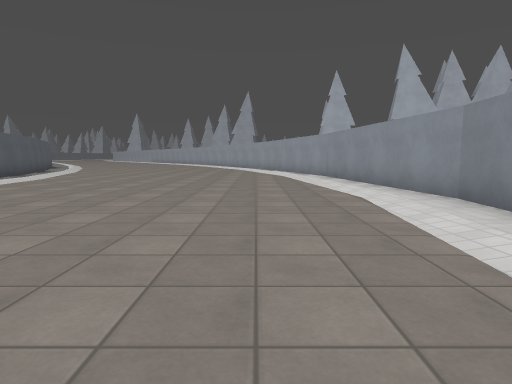
[1] (above)

24 first-person views from a walk through a level from a Godot 3-D game. The camera is 1.2 m above the floor, tilts 6° down and sees 75° across. The floor is counted in squares, 2 m on a side. Each view is taken from the middle of a square. On the plan, view 1 faces up. The plan holds only what a view shows up to about 10 squares ahead; the rest is blank. The place goes on beyond the plan. Surface patterns are stand-ins for the level's own textures.

[2]
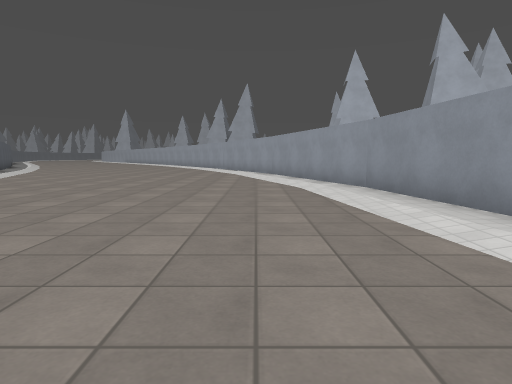

[3]
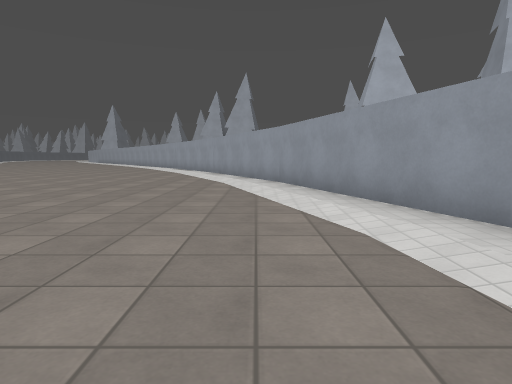

[4]
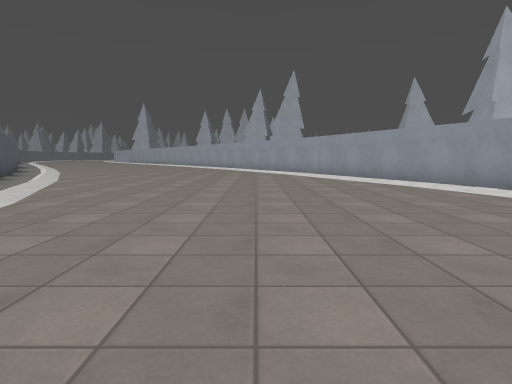

[5]
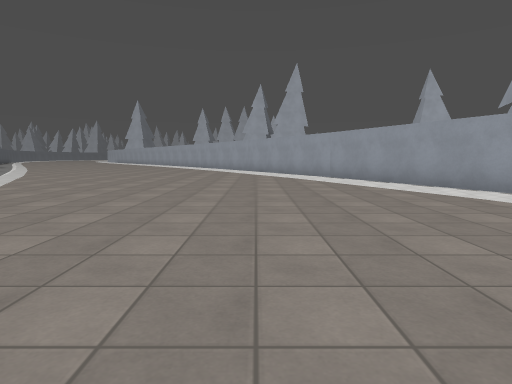

[6]
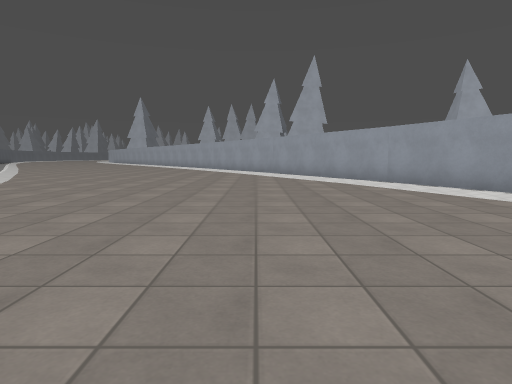

[7]
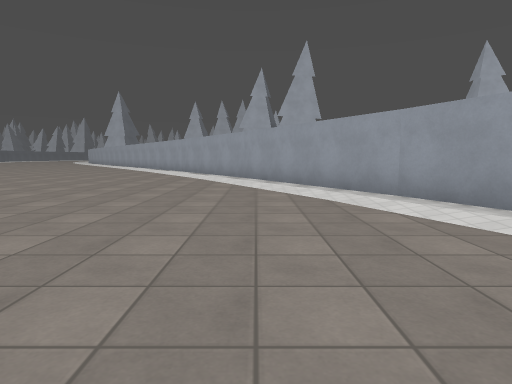

[8]
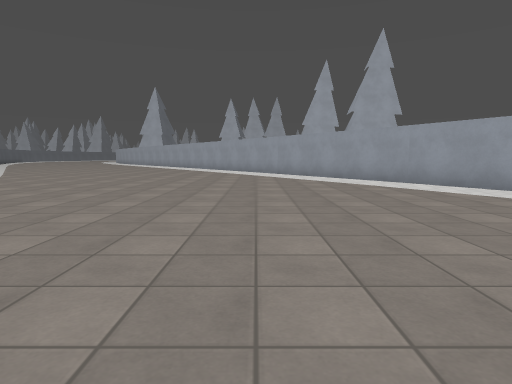

[9]
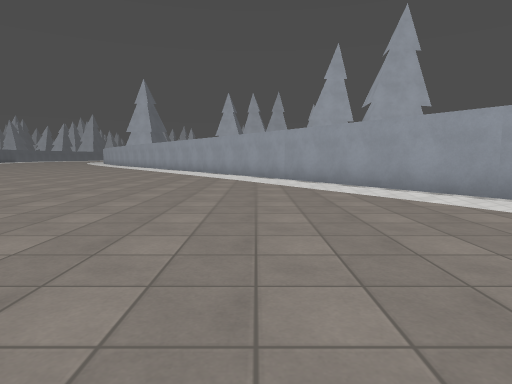

[10]
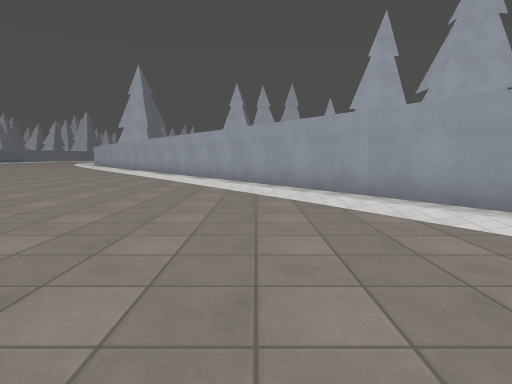

[11]
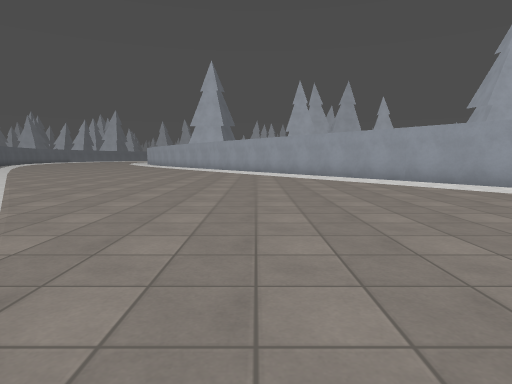

[12]
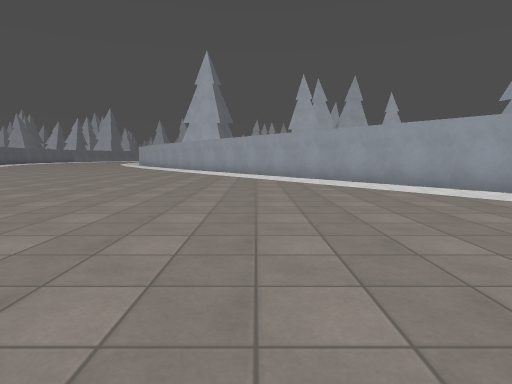

[13]
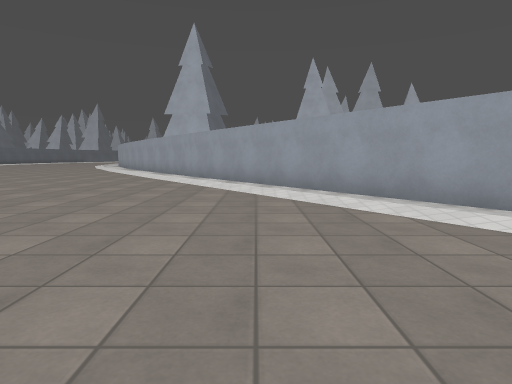

[14]
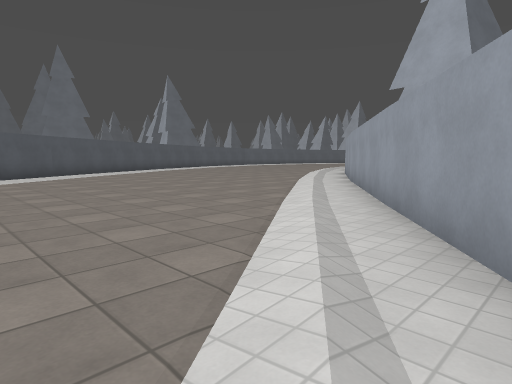

[15]
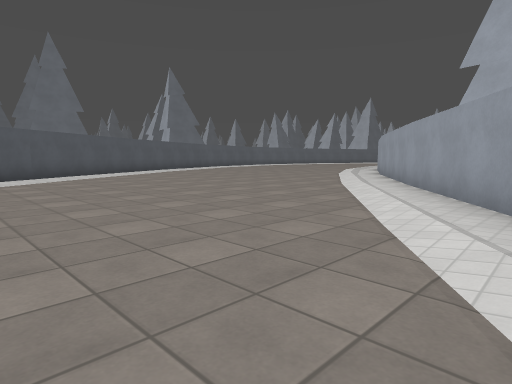

[16]
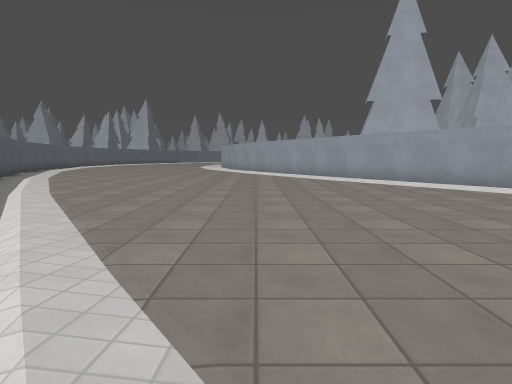

[17]
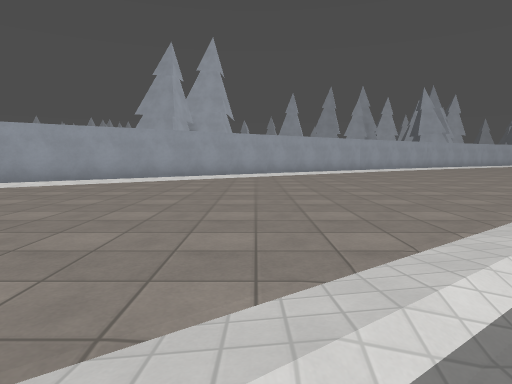

[18]
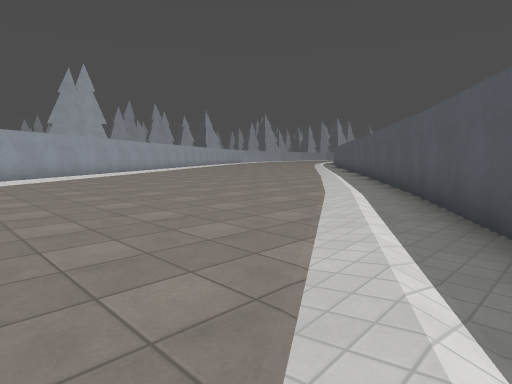

[19]
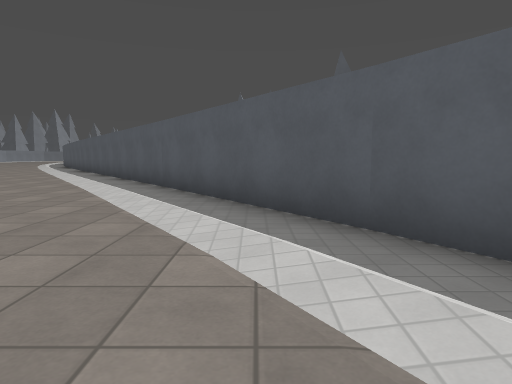

[20]
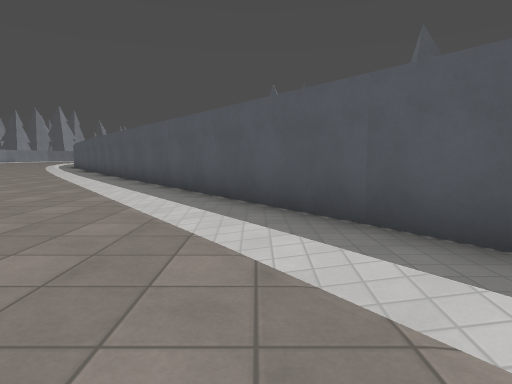

[21]
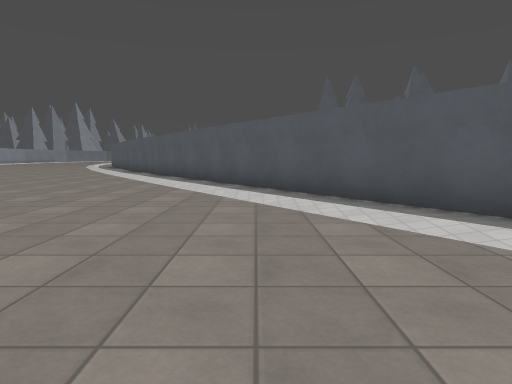

[22]
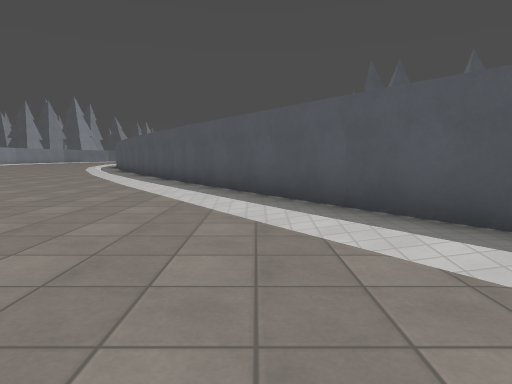

[23]
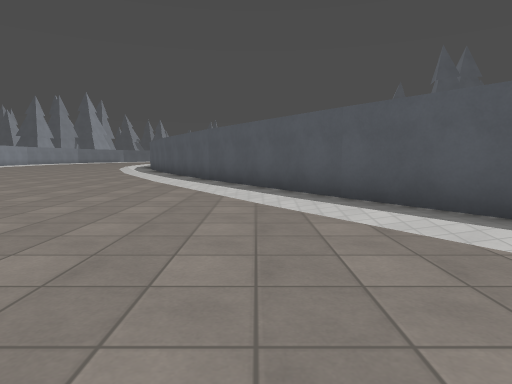

[24]
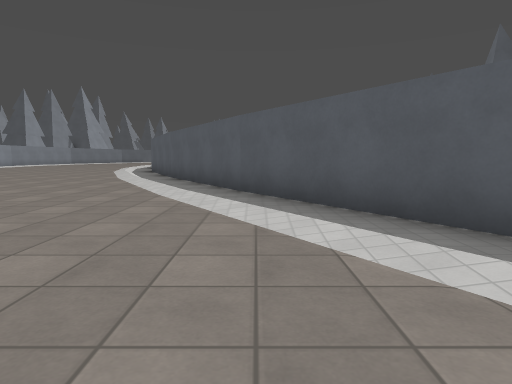

### Floor plan
Key: @ floor where view 1 was taken; # wall or solid block; . floor; / step, stairs or slope.
Columns run from 29 left of view 1 to 3 right of it. Each row starts with its distance up from view 1.
 47 /....  ../##
 46 /......../.##
 45 ./......../.#
 44 #........../##
 43 ##/..........##
 42  #./......../.#
 41  ##/........./##
 40   ##/........./##
 39    #./......../.##
 38    ##........../.#
 37     ##/........./##
 36      #./........./##
 35      ##./......../.##
 34       ##/........./.#
 33        ##/........./##
 32         #./......../.##
 31         ##./......../.#
 30          ##/........./##
 29           ##/..........##
 28            #./......../.#
 27            ##........../##
 26             ##/..........##
 25              #./......../.#
 24              ##........../##
 23               ##/......../.#
 22                #./......../##
 21                ##........./.#
 20                 ##/......../##
 19                  #........./.#
 18                  ##/......../##
 17                   #./......./.#
 16                     /.........#
 15                     ........./##
 14                      /......./.#
 13                       .........#
 12                       /......./##
 11                        ......./.#
 10                        .........#
  9                        /........#
  8                        .........#
  7                         ......./#
  6                         ......./#
  5                          ....../#
  4                           ...../#
  3                           ...../
  2                            ..../
  1                             ...
  0                              @

Where each view was taken, in squares from view 1:
view 1: 0 up, 0 right, facing up
view 2: 4 up, 0 right, facing up
view 3: 8 up, 0 right, facing up
view 4: 9 up, 4 left, facing up
view 5: 11 up, 4 left, facing up
view 6: 13 up, 5 left, facing up
view 7: 16 up, 4 left, facing up
view 8: 18 up, 8 left, facing up
view 9: 21 up, 8 left, facing up
view 10: 25 up, 9 left, facing up
view 11: 26 up, 14 left, facing up
view 12: 28 up, 14 left, facing up
view 13: 32 up, 14 left, facing up
view 14: 38 up, 14 left, facing up-left
view 15: 39 up, 16 left, facing up-left
view 16: 36 up, 22 left, facing up
view 17: 35 up, 22 left, facing right
view 18: 47 up, 29 left, facing down-right
view 19: 44 up, 26 left, facing down
view 20: 40 up, 23 left, facing down
view 21: 37 up, 19 left, facing down
view 22: 33 up, 17 left, facing down
view 23: 30 up, 14 left, facing down
view 24: 27 up, 13 left, facing down
